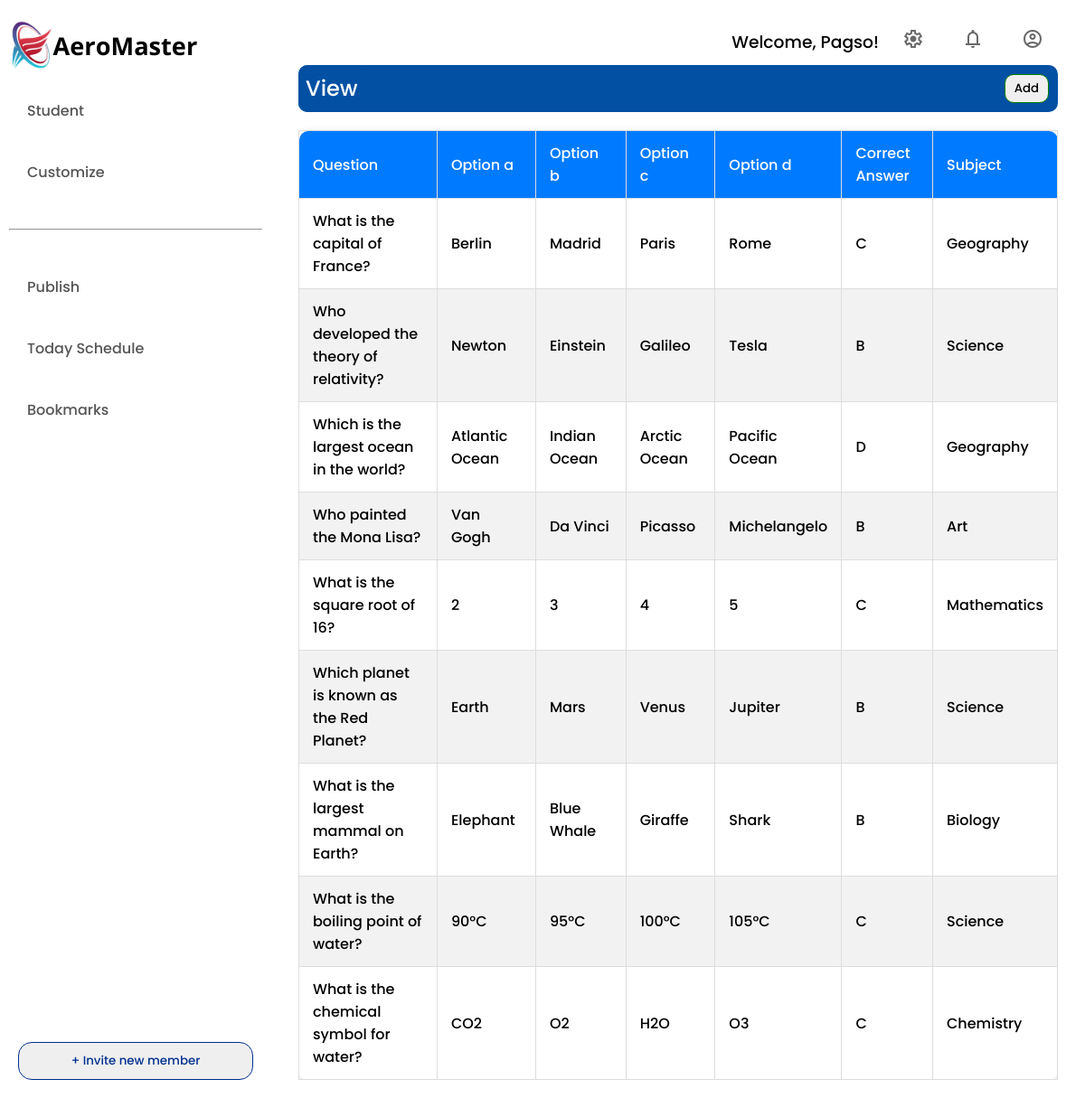
/administrator/question/view, run on the app's committed database.
### AeroMaster/models.py (models this page shows, shortened)
class Question(models.Model):
    text = models.CharField(max_length=500, unique=True)
    option_a = models.CharField(max_length=255, blank=False, null=False)
    option_b = models.CharField(max_length=255, blank=False, null=False)
    option_c = models.CharField(max_length=255, blank=True, null=True)
    option_d = models.CharField(max_length=255, blank=True, null=True)
    correct_answer = models.CharField(max_length=1, blank=False, null=False)
    subject = models.CharField(max_length=50, blank=True, null=False)

### AeroMaster_admin/views.py (the view)
# urls.py: path('question/view', question_list, name='question_list'),
def question_list(request):
    questions = Question.objects.values('id', 'text', 'option_a', 'option_b', 'option_c', 'option_d', 'correct_answer',
                                        'subject')
    return render(request, 'view_question.html', {'questions': questions})

### frontend/templates/view_question.html (shortened to what this page needs)
{% extends 'admin.html' %}
{% block content %}
            <div id="view">
                <div>
                    <h2 class="page_name">View</h2>
                    <button onclick="add_page()">Add</button>
                </div>
                <table>
                    <thead>
                        <tr>
                            <th>Question</th>
                            <th>Option a</th>
                            <th>Option b</th>
                            <th>Option c</th>
                            <th>Option d</th>
                            <th>Correct Answer</th>
                            <th>Subject</th>
                        </tr>
                    </thead>
                    <tbody id="faculty-list">
                    {% for question in questions %}
                    <tr onclick="goToEditPage('{{ question.id }}')">
                        <td>{{ question.text }}</td>
                        <td>{{ question.option_a }}</td>
                        <td>{{ question.option_b }}</td>
                        <td>{{ question.option_c }}</td>
                        <td>{{ question.option_d }}</td>
                        <td>{{ question.correct_answer }}</td>
                        <td>{{ question.subject }}</td>
                    </tr>
                     {% endfor %}
                    </tbody>
                </table>
            </div>
{% endblock %}

### frontend/static/styles/admin.css (style rules this page uses)
* { padding: 0; margin: 0; font-family: "Poppins", Sans-serif; font-weight: 500; box-sizing: border-box; }
button { padding: 5px 10px; border: 1px solid green; border-radius: 10px; margin: 10px; }
body { display: flex; height: 100vh; width: 100vw; }
.page_name { color: white; padding: 8px; border-radius: 10px; background: #0250a3; }
#view > div { border-radius: 10px; background: #0250a3; display: flex; justify-content: space-between; }
table { width: 100%; border-collapse: collapse; margin-top: 20px; box-shadow: 0 2px 10px rgba(0, 0, 0, 0.1); border-radius: 10px; }
th, td { padding: 12px 15px; border: 1px solid #ddd; text-align: left; }
th { background: #007bff; color: white; }
tr:nth-child(even) { background: #f2f2f2; }
th:first-child { border-top-left-radius: 10px; }
th:last-child { border-top-right-radius: 10px; }
tr:last-child td:first-child { border-bottom-left-radius: 10px; }
tr:last-child td:last-child { border-bottom-right-radius: 10px; }
.container > div { flex-grow: 1; overflow-y: auto; }

### data on the page
Question: text "What is the capital of France?", option_a "Berlin", option_b "Madrid", option_c "Paris", option_d "Rome", correct_answer "C", subject "Geography"
Question: text "Who developed the theory of relativity?", option_a "Newton", option_b "Einstein", option_c "Galileo", option_d "Tesla", correct_answer "B", subject "Science"
Question: text "Which is the largest ocean in the world?", option_a "Atlantic Ocean", option_b "Indian Ocean", option_c "Arctic Ocean", option_d "Pacific Ocean", correct_answer "D", subject "Geography"
Question: text "Who painted the Mona Lisa?", option_a "Van Gogh", option_b "Da Vinci", option_c "Picasso", option_d "Michelangelo", correct_answer "B", subject "Art"
Question: text "What is the square root of 16?", option_a "2", option_b "3", option_c "4", option_d "5", correct_answer "C", subject "Mathematics"
Question: text "Which planet is known as the Red Planet?", option_a "Earth", option_b "Mars", option_c "Venus", option_d "Jupiter", correct_answer "B", subject "Science"
Question: text "What is the largest mammal on Earth?", option_a "Elephant", option_b "Blue Whale", option_c "Giraffe", option_d "Shark", correct_answer "B", subject "Biology"
Question: text "What is the boiling point of water?", option_a "90°C", option_b "95°C", option_c "100°C", option_d "105°C", correct_answer "C", subject "Science"
Question: text "What is the chemical symbol for water?", option_a "CO2", option_b "O2", option_c "H2O", option_d "O3", correct_answer "C", subject "Chemistry"
